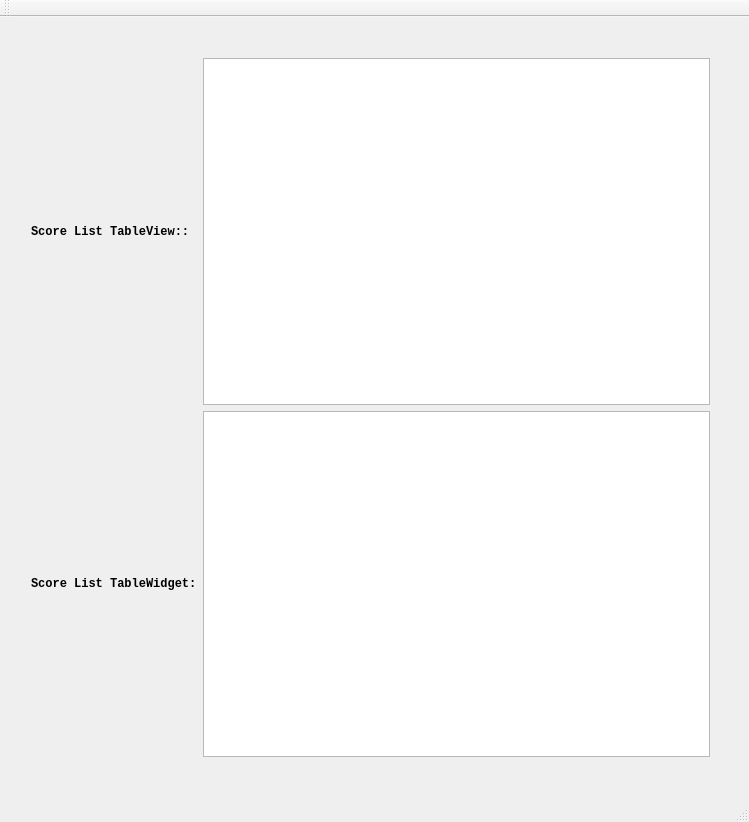
<?xml version="1.0" encoding="UTF-8"?>
<ui version="4.0">
 <class>QTSQLEx01Class</class>
 <widget class="QMainWindow" name="QTSQLEx01Class">
  <property name="geometry">
   <rect>
    <x>0</x>
    <y>0</y>
    <width>749</width>
    <height>822</height>
   </rect>
  </property>
  <property name="windowTitle">
   <string>QTSQLEx01</string>
  </property>
  <widget class="QWidget" name="centralWidget">
   <widget class="QWidget" name="">
    <property name="geometry">
     <rect>
      <x>20</x>
      <y>30</y>
      <width>701</width>
      <height>721</height>
     </rect>
    </property>
    <layout class="QGridLayout" name="gridLayout">
     <item row="0" column="0">
      <widget class="QLabel" name="label">
       <property name="font">
        <font>
         <family>Consolas</family>
         <weight>75</weight>
         <bold>true</bold>
        </font>
       </property>
       <property name="text">
        <string>Score List TableView::</string>
       </property>
      </widget>
     </item>
     <item row="0" column="1">
      <widget class="QTableView" name="scoreTV"/>
     </item>
     <item row="1" column="0">
      <widget class="QLabel" name="label_2">
       <property name="font">
        <font>
         <family>Consolas</family>
         <weight>75</weight>
         <bold>true</bold>
        </font>
       </property>
       <property name="text">
        <string>Score List TableWidget:</string>
       </property>
      </widget>
     </item>
     <item row="1" column="1">
      <widget class="QTableWidget" name="scoreTW"/>
     </item>
    </layout>
   </widget>
  </widget>
  <widget class="QMenuBar" name="menuBar">
   <property name="geometry">
    <rect>
     <x>0</x>
     <y>0</y>
     <width>749</width>
     <height>21</height>
    </rect>
   </property>
  </widget>
  <widget class="QToolBar" name="mainToolBar">
   <attribute name="toolBarArea">
    <enum>TopToolBarArea</enum>
   </attribute>
   <attribute name="toolBarBreak">
    <bool>false</bool>
   </attribute>
  </widget>
  <widget class="QStatusBar" name="statusBar"/>
 </widget>
 <layoutdefault spacing="6" margin="11"/>
 <resources>
  <include location="qtsqlex01.qrc"/>
 </resources>
 <connections/>
</ui>
